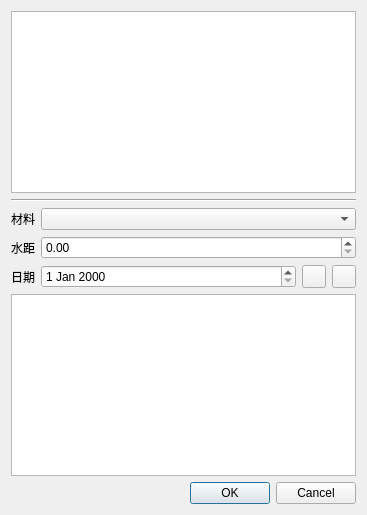
<?xml version="1.0" encoding="UTF-8"?>
<ui version="4.0">
 <class>DgsTableEditor</class>
 <widget class="QDialog" name="DgsTableEditor">
  <property name="geometry">
   <rect>
    <x>0</x>
    <y>0</y>
    <width>367</width>
    <height>515</height>
   </rect>
  </property>
  <property name="windowTitle">
   <string>编辑DGS曲线</string>
  </property>
  <layout class="QGridLayout" name="gridLayout" rowstretch="1,0,0,1,0">
   <item row="0" column="0">
    <widget class="QtCharts::QChartView" name="chartView"/>
   </item>
   <item row="1" column="0">
    <widget class="Line" name="line">
     <property name="lineWidth">
      <number>1</number>
     </property>
     <property name="midLineWidth">
      <number>0</number>
     </property>
     <property name="orientation">
      <enum>Qt::Horizontal</enum>
     </property>
    </widget>
   </item>
   <item row="2" column="0">
    <layout class="QVBoxLayout" name="verticalLayout">
     <item>
      <layout class="QHBoxLayout" name="horizontalLayout" stretch="0,1">
       <item>
        <widget class="QLabel" name="materialNameLabel">
         <property name="text">
          <string>材料</string>
         </property>
        </widget>
       </item>
       <item>
        <widget class="MaterialComboBox" name="material"/>
       </item>
      </layout>
     </item>
     <item>
      <layout class="QHBoxLayout" name="horizontalLayout_2" stretch="0,1">
       <item>
        <widget class="QLabel" name="waterPathLengthLabel">
         <property name="text">
          <string>水距</string>
         </property>
        </widget>
       </item>
       <item>
        <widget class="QDoubleSpinBox" name="waterPathLength"/>
       </item>
      </layout>
     </item>
     <item>
      <layout class="QHBoxLayout" name="horizontalLayout_3" stretch="0,1,0,0">
       <item>
        <widget class="QLabel" name="dateLabel">
         <property name="text">
          <string>日期</string>
         </property>
        </widget>
       </item>
       <item>
        <widget class="QDateEdit" name="date"/>
       </item>
       <item>
        <widget class="QToolButton" name="recoverDate">
         <property name="toolTip">
          <string>更新为今天</string>
         </property>
         <property name="text">
          <string/>
         </property>
         <property name="icon">
          <iconset resource="../../resources/icons/Fatcow.qrc">
           <normaloff>:/fatcow/16x16/arrow_rotate_clockwise.png</normaloff>:/fatcow/16x16/arrow_rotate_clockwise.png</iconset>
         </property>
        </widget>
       </item>
       <item>
        <widget class="QToolButton" name="deleteDate">
         <property name="toolTip">
          <string>清空</string>
         </property>
         <property name="icon">
          <iconset resource="../../libs/utils/utils.qrc">
           <normaloff>:/utils/images/editclear.png</normaloff>:/utils/images/editclear.png</iconset>
         </property>
        </widget>
       </item>
      </layout>
     </item>
    </layout>
   </item>
   <item row="4" column="0">
    <widget class="QDialogButtonBox" name="buttonBox">
     <property name="orientation">
      <enum>Qt::Horizontal</enum>
     </property>
     <property name="standardButtons">
      <set>QDialogButtonBox::Cancel|QDialogButtonBox::Ok</set>
     </property>
    </widget>
   </item>
   <item row="3" column="0">
    <widget class="QTreeView" name="treeView">
     <property name="contextMenuPolicy">
      <enum>Qt::ActionsContextMenu</enum>
     </property>
     <property name="dragDropMode">
      <enum>QAbstractItemView::InternalMove</enum>
     </property>
     <property name="selectionBehavior">
      <enum>QAbstractItemView::SelectRows</enum>
     </property>
     <property name="sortingEnabled">
      <bool>false</bool>
     </property>
     <attribute name="headerDefaultSectionSize">
      <number>150</number>
     </attribute>
    </widget>
   </item>
  </layout>
  <action name="actionAddCurveItem">
   <property name="icon">
    <iconset resource="../../resources/icons/Fatcow.qrc">
     <normaloff>:/fatcow/16x16/chart_curve_add.png</normaloff>:/fatcow/16x16/chart_curve_add.png</iconset>
   </property>
   <property name="text">
    <string>新建曲线</string>
   </property>
   <property name="toolTip">
    <string>新建曲线</string>
   </property>
  </action>
  <action name="actionAddPointItem">
   <property name="icon">
    <iconset resource="../../resources/icons/Fatcow.qrc">
     <normaloff>:/fatcow/16x16/chart_line_add.png</normaloff>:/fatcow/16x16/chart_line_add.png</iconset>
   </property>
   <property name="text">
    <string>新建缺陷点</string>
   </property>
   <property name="toolTip">
    <string>新建缺陷点</string>
   </property>
  </action>
  <action name="actionRemoveCurveItem">
   <property name="icon">
    <iconset resource="../../resources/icons/Fatcow.qrc">
     <normaloff>:/fatcow/16x16/chart_curve_delete.png</normaloff>:/fatcow/16x16/chart_curve_delete.png</iconset>
   </property>
   <property name="text">
    <string>删除此曲线</string>
   </property>
   <property name="toolTip">
    <string>删除此曲线</string>
   </property>
  </action>
  <action name="actionRemovePointItem">
   <property name="icon">
    <iconset resource="../../resources/icons/Fatcow.qrc">
     <normaloff>:/fatcow/16x16/chart_line_delete.png</normaloff>:/fatcow/16x16/chart_line_delete.png</iconset>
   </property>
   <property name="text">
    <string>删除此缺陷点</string>
   </property>
   <property name="toolTip">
    <string>删除此缺陷点</string>
   </property>
  </action>
  <action name="actionCleanAll">
   <property name="icon">
    <iconset resource="../../libs/utils/utils.qrc">
     <normaloff>:/utils/images/clean_pane_small.png</normaloff>:/utils/images/clean_pane_small.png</iconset>
   </property>
   <property name="text">
    <string>清空所有曲线</string>
   </property>
   <property name="toolTip">
    <string>清空所有曲线</string>
   </property>
  </action>
 </widget>
 <customwidgets>
  <customwidget>
   <class>QtCharts::QChartView</class>
   <extends>QGraphicsView</extends>
   <header>QtCharts/QChartView</header>
  </customwidget>
  <customwidget>
   <class>MaterialComboBox</class>
   <extends>QComboBox</extends>
   <header>Waveform/MaterialComboBox.h</header>
  </customwidget>
 </customwidgets>
 <resources>
  <include location="../../libs/utils/utils.qrc"/>
  <include location="../../resources/icons/Fatcow.qrc"/>
 </resources>
 <connections>
  <connection>
   <sender>buttonBox</sender>
   <signal>accepted()</signal>
   <receiver>DgsTableEditor</receiver>
   <slot>accept()</slot>
   <hints>
    <hint type="sourcelabel">
     <x>248</x>
     <y>254</y>
    </hint>
    <hint type="destinationlabel">
     <x>157</x>
     <y>274</y>
    </hint>
   </hints>
  </connection>
  <connection>
   <sender>buttonBox</sender>
   <signal>rejected()</signal>
   <receiver>DgsTableEditor</receiver>
   <slot>reject()</slot>
   <hints>
    <hint type="sourcelabel">
     <x>316</x>
     <y>260</y>
    </hint>
    <hint type="destinationlabel">
     <x>286</x>
     <y>274</y>
    </hint>
   </hints>
  </connection>
 </connections>
</ui>
